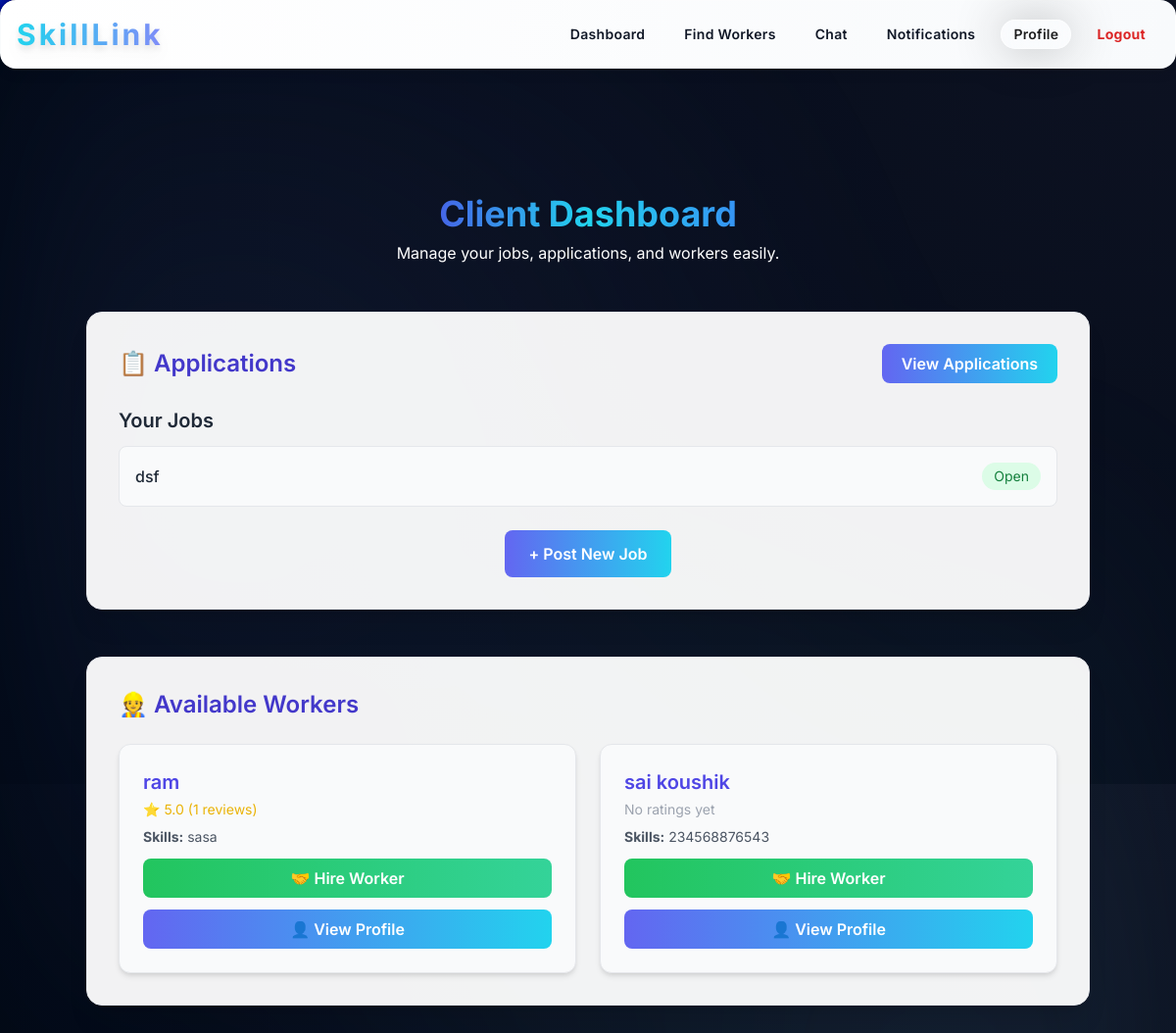
/client/dashboard (signed in), run on the app's committed database.
### models.py (models this page shows, shortened)
class Job(db.Model):
    id = db.Column(db.Integer, primary_key=True)
    title = db.Column(db.String(200), nullable=False)
    description = db.Column(db.Text, nullable=False)
    location = db.Column(db.String(200), nullable=True)  # ✅ Add this
    client_id = db.Column(db.Integer, db.ForeignKey('user.id'), nullable=False)
    client = db.relationship("User", backref=db.backref("jobs_posted", lazy='dynamic'), foreign_keys=[client_id])
    created_at = db.Column(db.DateTime, default=datetime.utcnow)
    is_open = db.Column(db.Boolean, default=True)

class User(db.Model, UserMixin):
    __tablename__ = 'user'
    id = db.Column(db.Integer, primary_key=True)
    role = db.Column(db.String(20), nullable=False)  # client / worker / admin
    name = db.Column(db.String(100), nullable=False)
    email = db.Column(db.String(100), unique=True, nullable=False)
    password = db.Column(db.String(200), nullable=False)
    aadhar = db.Column(db.String(20), nullable=False)
    skills = db.Column(db.Text)
    is_approved = db.Column(db.Boolean, default=False)
    bio = db.Column(db.Text, default="")
    profile_image = db.Column(db.String(200), default="default.png")
    phone = db.Column(db.String(30), nullable=True)
    govt_id_image = db.Column(db.String(255), nullable=True)
    ratings_received = db.relationship("Rating", backref="recipient", foreign_keys="Rating.recipient_id", lazy="dynamic")
    ratings_given = db.relationship("Rating", backref="author", foreign_keys="Rating.author_id", lazy="dynamic")
    def avg_rating(self):
        rows = self.ratings_received.all()
        if not rows:
            return None
        total = sum(r.score for r in rows)
        avg = total / len(rows)
        return round(avg, 1)
    def rating_count(self):
        return self.ratings_received.count()

### app.py (the view)
@app.route('/client/dashboard')
@login_required
def client_dashboard():
    if current_user.role != 'client':
        return redirect('/')
    jobs = Job.query.filter_by(client_id=current_user.id).all()
    workers = User.query.filter_by(role='worker', is_approved=True).all()
    hires = Hire.query.filter_by(client_id=current_user.id, status='hired').all()
    unread_count = Notification.query.filter_by(user_id=current_user.id, is_read=False).count()
    return render_template(
        'client_dashboard.html',
        jobs=jobs,
        workers=workers,
        hires=hires,
        unread_count=unread_count
    )

### app.py (called while the page is built)
@login_manager.user_loader
def load_user(user_id):
    return User.query.get(int(user_id))

### templates/client_dashboard.html (shortened to what this page needs)
{% extends "base.html" %}
{% block content %}
<div class="relative z-10 min-h-screen px-6 py-24 flex flex-col items-center">
  <div class="text-center mb-12">
    <h2 class="text-4xl font-bold text-transparent bg-clip-text bg-gradient-to-r from-indigo-600 via-cyan-400 to-blue-500">
    </h2>
    <p class="text-gray-700 mt-2" style="color: white;">Manage your jobs, applications, and workers easily.</p>
  </div>
  <div class="w-full max-w-5xl bg-white/95 p-8 mb-12 rounded-2xl shadow-xl border border-gray-200">
    <div class="flex justify-between items-center mb-6">
      <h3 class="text-2xl font-semibold text-indigo-700">📋 Applications</h3>
      <a href="{{ url_for('view_applications') }}"
         class="px-5 py-2 rounded-lg text-white font-semibold bg-gradient-to-r from-indigo-500 to-cyan-400 hover:opacity-90 transition">
        View Applications
      </a>
    </div>
    <h3 class="text-xl font-semibold text-gray-800 mb-3">Your Jobs</h3>
    {% if jobs %}
      <ul class="space-y-3">
        {% for job in jobs %}
          <li class="p-4 rounded-lg bg-gray-50 border border-gray-200 text-gray-800 flex justify-between items-center hover:bg-gray-100 transition">
            <span class="font-medium">{{ job.title }}</span>
            <span class="px-3 py-1 text-sm rounded-full
                         {% if job.is_open %}bg-green-100 text-green-700{% else %}bg-red-100 text-red-700{% endif %}">
              {{ "Open" if job.is_open else "Closed" }}
            </span>
          </li>
        {% endfor %}
      </ul>
    {% else %}
      <p class="text-gray-600">No jobs posted yet.</p>
    {% endif %}
    <div class="text-center mt-6">
      <a href="{{ url_for('post_job') }}"
         class="inline-block px-6 py-3 rounded-lg bg-gradient-to-r from-indigo-500 to-cyan-400 text-white font-semibold hover:opacity-90 transform hover:scale-[1.02] transition">
        + Post New Job
      </a>
    </div>
  </div>
<div class="w-full max-w-5xl bg-white/95 p-8 rounded-2xl shadow-xl border border-gray-200">
  <h3 class="text-2xl font-semibold text-indigo-700 mb-6">👷 Available Workers</h3>
  {% if workers %}
    <div class="grid grid-cols-1 md:grid-cols-2 gap-6">
      {% for worker in workers %}
        <div class="p-6 rounded-xl bg-gray-50 border border-gray-200 text-gray-800 hover:bg-gray-100 transition duration-300 shadow-md">
  <h3 class="text-xl font-semibold mb-1 text-indigo-600">{{ worker.name }}</h3>
  {% set avg = worker.avg_rating() %}
  {% set count = worker.rating_count() %}
  {% if avg %}
    <p class="text-yellow-500 text-sm mb-2">⭐ {{ avg }} ({{ count }} reviews)</p>
  {% else %}
    <p class="text-gray-400 text-sm mb-2">No ratings yet</p>
  {% endif %}
  <p class="text-sm text-gray-600 mb-3"><b>Skills:</b> {{ worker.skills or "Not Provided" }}</p>
  {% set hired = false %}
  {% for hire in hires %}
    {% if hire.worker_id == worker.id and hire.client_id == current_user.id and hire.status == "hired" %}
      {% set hired = true %}
    {% endif %}
  {% endfor %}
  {% if hired %}
    <p class="text-gray-800"><b>Phone:</b> {{ worker.phone }}</p>
    <p class="text-gray-800"><b>Email:</b> {{ worker.email }}</p>
    <div class="flex gap-3 mt-4">
      <a href="{{ url_for('chat', user_id=worker.id) }}"
         class="flex-1 px-4 py-2 rounded-lg bg-gradient-to-r from-indigo-500 to-cyan-400 text-white font-semibold text-center hover:opacity-90 transition">💬 Chat</a>
    </div>
  {% else %}
    <a href="{{ url_for('hire_select_job', worker_id=worker.id) }}"
       class="block w-full mt-3 px-4 py-2 rounded-lg text-center text-white font-semibold bg-gradient-to-r from-green-500 to-emerald-400 hover:opacity-90 transition">
       🤝 Hire Worker
    </a>
  {% endif %}
  <a href="{{ url_for('profile_view', user_id=worker.id) }}"
     class="block w-full mt-3 px-4 py-2 rounded-lg text-center text-white font-semibold bg-gradient-to-r from-indigo-500 to-cyan-400 hover:opacity-90 transition">
     👤 View Profile
  </a>
</div>
      {% endfor %}
    </div>
  {% else %}
    <p class="text-gray-600">No workers available currently.</p>
  {% endif %}
</div>
{% endblock %}

### templates/base.html (style rules this page uses)
:root { --bg-dark: #0a0f1c; --glass-bg: rgba(255, 255, 255, 0.15); --glass-border: rgba(255, 255, 255, 0.25); --primary: #7dd3fc; --secondary: #818cf8; --accent: #f97316; --text: #e2e8f0; --text-dim: #94a3b8; }
body { background: radial-gradient(circle at top right, #0d1222 0%, #000814 100%); color: var(--text); font-family: 'Inter', sans-serif; overflow-x: hidden; min-height: 100vh; }

### data on the page
Job: title "dsf", is_open "Open"
User: name "ram", avg "5.0", is_approved "1", skills "sasa"
User: name "sai koushik", shows "No ratings yet", skills "234568876543"
